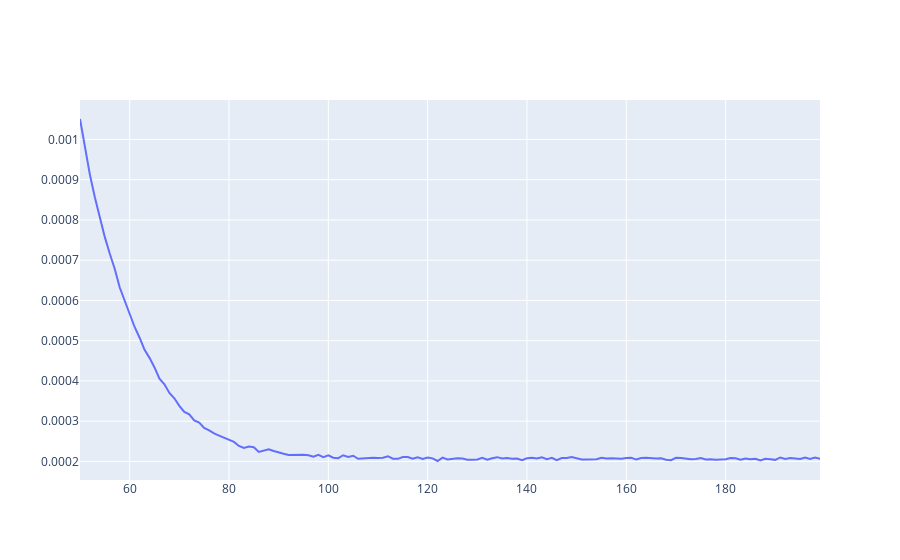

Write notebook code for a chart like this one.
### Code cell
import plotly.graph_objs as go
import plotly.express as px

fig = go.Figure()

for combination, losses in results.items():
    scatter = go.Scatter(
        x=list(range(len(losses['pretrain_cache'])))[50:],
        y=losses['pretrain_cache'][50:],
        mode='lines',
        name=combination,
        hovertext=combination
        )
    
    fig.add_trace(scatter)

fig.show()

### Figure 1 — Plotly figure (JSON) as saved in the notebook; plotly's stock layout.template omitted (floating-point values rounded to 4 significant figures; data arrays with more than 128 entries replaced by an {"elided": "..."} marker saying what was removed)
{"data": [{"hovertext": "3_True_0.01_10_8_False_[3, 3, 3]_46_['max', 'avg']", "mode": "lines", "name": "3_True_0.01_10_8_False_[3, 3, 3]_46_['max', 'avg']", "type": "scatter", "x": {"elided": "150 int values"}, "y": {"elided": "150 float values"}}], "layout": {}}
